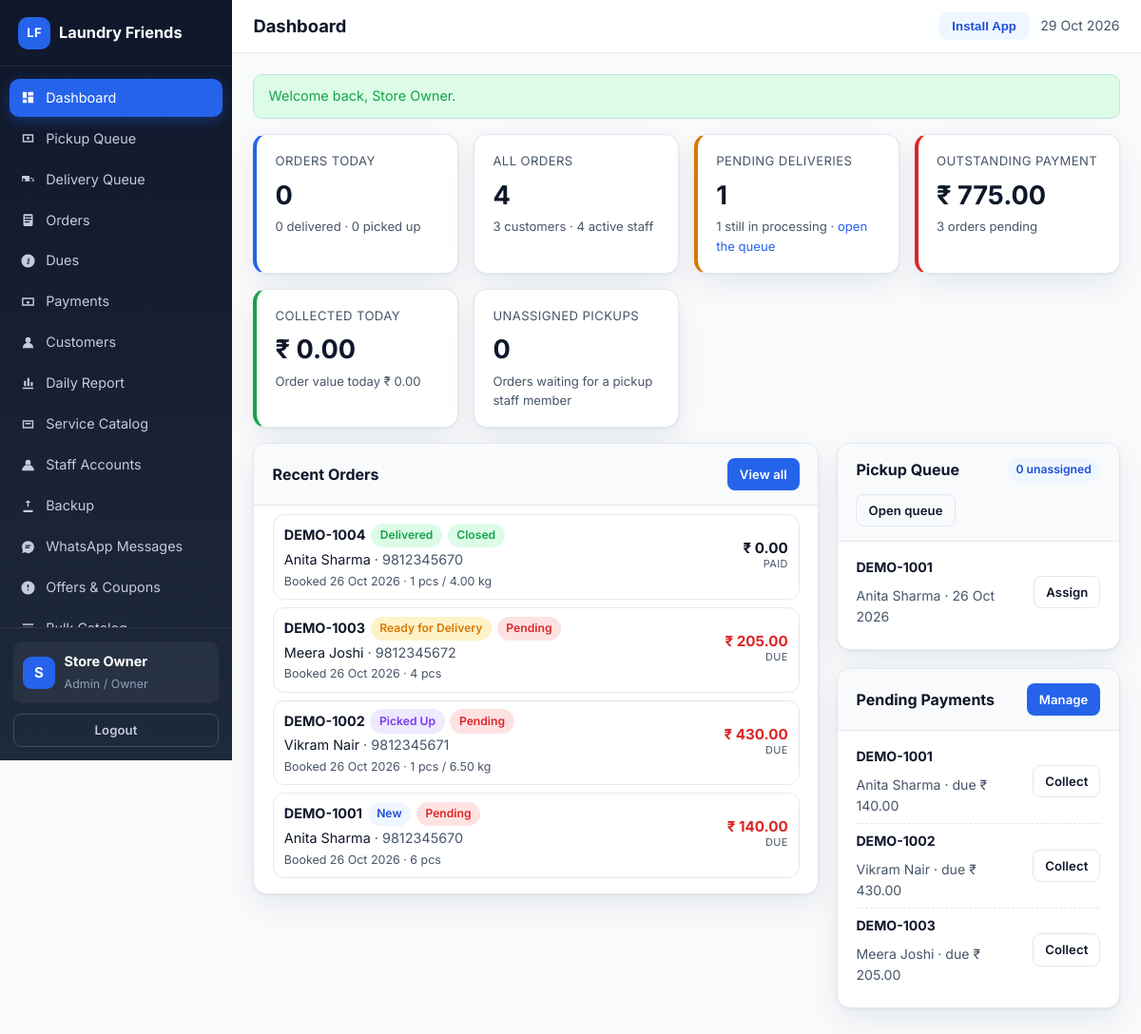
The app's page /admin/index.php (signed in) with its own data.
### tables this page shows
CREATE TABLE IF NOT EXISTS users (
  id INT UNSIGNED AUTO_INCREMENT PRIMARY KEY,
  role ENUM('super_admin','admin','staff','customer') NOT NULL DEFAULT 'customer',
  name VARCHAR(100) NOT NULL,
  email VARCHAR(150) NULL,
  phone VARCHAR(20) NULL,
  phone_key VARCHAR(20) NULL,
  password_hash VARCHAR(255) NOT NULL,
  is_active TINYINT(1) NOT NULL DEFAULT 1,
  must_change_password TINYINT(1) NOT NULL DEFAULT 0,
  last_login_at DATETIME NULL,
  created_by INT UNSIGNED NULL,
  created_at DATETIME NOT NULL DEFAULT CURRENT_TIMESTAMP,
  updated_at DATETIME NOT NULL DEFAULT CURRENT_TIMESTAMP ON UPDATE CURRENT_TIMESTAMP,
  UNIQUE KEY uq_users_email (email),
  UNIQUE KEY uq_users_phone_key (phone_key),
  KEY idx_users_role (role),
  KEY idx_users_active (is_active)
);

CREATE TABLE IF NOT EXISTS orders (
  id INT UNSIGNED AUTO_INCREMENT PRIMARY KEY,
  order_number VARCHAR(30) NOT NULL,
  customer_id INT UNSIGNED NOT NULL,
  source ENUM('customer','admin') NOT NULL DEFAULT 'admin',
  pricing_mode ENUM('per_item','per_kg') NOT NULL DEFAULT 'per_item',
  status ENUM('new','pickup_assigned','picked_up','processing','ready_for_delivery','out_for_delivery','delivered','cancelled') NOT NULL DEFAULT 'new',
  payment_status ENUM('pending','partial','paid') NOT NULL DEFAULT 'pending',
  order_date DATE NOT NULL,
  scheduled_pickup_date DATE NULL,
  scheduled_delivery_date DATE NULL,
  contact_name VARCHAR(100) NOT NULL,
  contact_phone VARCHAR(20) NOT NULL,
  delivery_address TEXT NOT NULL,
  pickup_latitude DECIMAL(10,7) NULL,
  pickup_longitude DECIMAL(10,7) NULL,
  pickup_place_id VARCHAR(255) NULL,
  pickup_staff_id INT UNSIGNED NULL,
  delivery_staff_id INT UNSIGNED NULL,
  pickup_assigned_at DATETIME NULL,
  delivery_assigned_at DATETIME NULL,
  pickup_completed_at DATETIME NULL,
  delivery_completed_at DATETIME NULL,
  subtotal DECIMAL(12,2) NOT NULL DEFAULT 0,
  discount_amount DECIMAL(12,2) NOT NULL DEFAULT 0,
  delivery_charge DECIMAL(12,2) NOT NULL DEFAULT 0,
  tax_amount DECIMAL(12,2) NOT NULL DEFAULT 0,
  total_amount DECIMAL(12,2) NOT NULL DEFAULT 0,
  paid_amount DECIMAL(12,2) NOT NULL DEFAULT 0,
  notes TEXT NULL,
  staff_notes TEXT NULL,
  created_by INT UNSIGNED NULL,
  created_at DATETIME NOT NULL DEFAULT CURRENT_TIMESTAMP,
  updated_at DATETIME NOT NULL DEFAULT CURRENT_TIMESTAMP ON UPDATE CURRENT_TIMESTAMP,
  UNIQUE KEY uq_orders_number (order_number),
  KEY idx_orders_customer (customer_id),
  KEY idx_orders_status (status),
  KEY idx_orders_pickup_staff (pickup_staff_id),
  KEY idx_orders_delivery_staff (delivery_staff_id),
  KEY idx_orders_payment (payment_status),
  KEY idx_orders_date (order_date)
);

### admin/index.php (the view, shortened to what the rows shown need)
<?php
require_once dirname(__DIR__) . '/includes/layout.php';
require_once dirname(__DIR__) . '/includes/orders.php';
require_once dirname(__DIR__) . '/includes/order-tiles.php';
$user = require_admin();
$recentOrders = db_all('SELECT * FROM orders ORDER BY id DESC LIMIT 8');
$pendingPayments = db_all(
    "SELECT o.*, c.name AS customer_name FROM orders o
     JOIN customers c ON c.id = o.customer_id
     WHERE o.payment_status <> 'paid' AND o.status <> 'cancelled'
     ORDER BY o.order_date ASC LIMIT 6"
);
$pickupQueue = db_all(
    "SELECT o.*, c.name AS customer_name FROM orders o
     JOIN customers c ON c.id = o.customer_id
     WHERE o.status IN ('new','pickup_assigned') ORDER BY o.scheduled_pickup_date ASC, o.id ASC LIMIT 6"
);
layout_start('Dashboard', 'app');
?>
<div class="detail-grid">
    <div>
        <div class="panel">
            <div class="panel-head">
                <h2>Recent Orders</h2>
            </div>
            <div class="panel-body tight">
                <?php if ($recentOrders === []): ?>
                    <div class="empty-state">No orders yet.</div>
                <?php else: ?>
                    <?php foreach ($recentOrders as $order): ?>
                        <?php
                        $recentNote = 'Booked ' . format_date((string) $order['order_date']) . ' · ' . order_items_summary((int) $order['id']);
                        order_tile($order, [
                            'note' => $recentNote,
                            'actions' => '<a class="btn btn-sm btn-ghost" href="' . e(url('admin/order-view.php?id=' . (int) $order['id'])) . '">Open</a>',
                        ]);
                        ?>
                    <?php endforeach; ?>
                <?php endif; ?>
            </div>
        </div>
    </div>
    <div>
        <div class="panel">
            <div class="panel-head">
                <h2>Pickup Queue</h2>
            </div>
            <div class="panel-body tight">
                <?php if ($pickupQueue === []): ?>
                    <div class="empty-state">No orders waiting for pickup.</div>
                <?php else: ?>
                    <?php foreach ($pickupQueue as $order): ?>
                        <div class="mini-row">
                            <div class="mini-row-main">
                                <strong><?= e($order['order_number']) ?></strong>
                                <span class="subtle"><?= e($order['contact_name']) ?> · <?= e(format_date((string) $order['scheduled_pickup_date'])) ?></span>
                            </div>
                            <div class="mini-row-side">
                                <a class="btn btn-sm btn-ghost" href="<?= e(url('admin/order-view.php?id=' . (int) $order['id'])) ?>">Assign</a>
                            </div>
                        </div>
                    <?php endforeach; ?>
                <?php endif; ?>
            </div>
        </div>
        <div class="panel">
            <div class="panel-head">
                <h2>Pending Payments</h2>
            </div>
            <div class="panel-body tight">
                <?php if ($pendingPayments === []): ?>
                    <div class="empty-state">All payments are settled.</div>
                <?php else: ?>
                    <?php foreach ($pendingPayments as $order): ?>
                        <div class="mini-row">
                            <div class="mini-row-main">
                                <strong><?= e($order['order_number']) ?></strong>
                                <span class="subtle"><?= e($order['contact_name']) ?> · due <?= e(money((float) $order['total_amount'] - (float) $order['paid_amount'])) ?></span>
                            </div>
                            <div class="mini-row-side">
                                <a class="btn btn-sm btn-ghost" href="<?= e(url('admin/payments.php?order=' . (int) $order['id'])) ?>">Collect</a>
                            </div>
                        </div>
                    <?php endforeach; ?>
                <?php endif; ?>
            </div>
        </div>
    </div>
</div>
<?php layout_end(); ?>

### includes/layout.php (shortened to what the rows shown need)
<?php
function layout_nav_items(): array
{
    $user = current_user();
    return [];
}
function layout_is_active(string $href): bool
{
    $self = basename($_SERVER['SCRIPT_NAME'] ?? '');
    $target = basename($href);
    if ($self === $target) {
        return true;
    }
    $selfDir = basename(dirname($_SERVER['SCRIPT_NAME'] ?? ''));
    $targetDir = basename(dirname($href));
    return $self === $target && $selfDir === $targetDir;
}
function layout_start(string $title, string $layout = 'app'): void
{
    $user = current_user();
    ?><!DOCTYPE html>
<html lang="en">
<head>
<link rel="stylesheet" href="<?= e(asset('assets/css/app.css')) ?>">
</head>
<body class="layout-<?= e($layout) ?>">
<?php if ($layout === 'public'): ?>
<header class="public-header">
    <div class="container nav-row">
        <a class="brand" href="<?= e(url('index.php')) ?>">
            <span class="brand-mark">LF</span>
            <span><?= e(APP_NAME) ?></span>
        </a>
        <nav class="public-nav">
            <a href="<?= e(url('index.php')) ?>#services">Services</a>
            <a href="<?= e(url('index.php')) ?>#how">How it works</a>
            <a href="<?= e(url('index.php')) ?>#contact">Contact</a>
            <button class="btn btn-soft btn-sm install-btn" type="button" data-install-app>Install App</button>
            <?php if ($user !== null): ?>
                <a class="btn btn-primary btn-sm" href="<?= e(url(home_for_role($user['role']))) ?>">Go to Dashboard</a>
                <a class="btn btn-ghost btn-sm" href="<?= e(url('logout.php')) ?>">Logout</a>
            <?php else: ?>
                <a class="btn btn-ghost btn-sm" href="<?= e(url('login.php')) ?>">Login</a>
                <a class="btn btn-primary btn-sm" href="<?= e(url('customer/schedule-pickup.php')) ?>">Schedule Pickup</a>
            <?php endif; ?>
        </nav>
    </div>
</header>
<?php elseif ($layout === 'app'): ?>
<div class="app-shell">
    <aside class="sidebar" id="sidebar">
        <div class="sidebar-brand">
            <a class="brand" href="<?= e(url('index.php')) ?>">
                <span class="brand-mark">LF</span>
                <span><?= e(APP_NAME) ?></span>
            </a>
        </div>
        <nav class="sidebar-nav">
            <?php foreach (layout_nav_items() as $item): ?>
                <a class="nav-link<?= layout_is_active($item['href']) ? ' active' : '' ?>" href="<?= e(url($item['href'])) ?>">
                    <svg viewBox="0 0 24 24" aria-hidden="true"><path d="<?= e($item['icon']) ?>"/></svg>
                    <span><?= e($item['label']) ?></span>
                </a>
            <?php endforeach; ?>
        </nav>
        <div class="sidebar-footer">
            <div class="user-chip">
                <div class="avatar"><?= e(strtoupper(mb_substr($user['name'] ?? 'U', 0, 1))) ?></div>
                <div>
                    <strong><?= e($user['name'] ?? 'Guest') ?></strong>
                    <small><?= e(role_label($user['role'] ?? '')) ?></small>
                </div>
            </div>
            <a class="btn btn-ghost btn-sm btn-block" href="<?= e(url('logout.php')) ?>">Logout</a>
        </div>
    </aside>
    <div class="app-main">
        <header class="app-topbar">
            <h1 class="page-title"><?= e($title) ?></h1>
            <div class="topbar-right">
                <button class="btn btn-sm btn-soft install-btn" type="button" data-install-app>Install App</button>
                <span class="today-label"><?= e(date('d M Y')) ?></span>
            </div>
        </header>
        <main class="app-content">
<?php endif; ?>
<?php
}
function layout_end(): void
{
    $layout = $GLOBALS['__layout'] ?? 'app';
    ?>
<?php if ($layout === 'app'): ?>
        </main>
    </div>
</div>
<?php elseif ($layout === 'customer'): ?>
</main>
<?php layout_bottom_nav(); ?>
<?php endif; ?>
</body>
</html>
<?php
}
function layout_bottom_nav(): void
{
    $user = current_user();
    if ($user === null || !in_array($user['role'], array_merge(staff_roles(), ['customer']), true)) {
        return;
    }
    ?>
    <?php
}

### includes/order-tiles.php (shortened to what the rows shown need)
<?php
function order_tile(array $order, array $options = []): void
{
    $orderId = (int) $order['id'];
    $total = (float) ($order['total_amount'] ?? 0);
    $paid = (float) ($order['paid_amount'] ?? 0);
    $due = max(0.0, $total - $paid);
    $paidUp = (string) ($order['payment_status'] ?? '') === 'paid';
    $closed = order_is_closed($order);
    $status = (string) ($order['status'] ?? '');
    $note = (string) ($options['note'] ?? '');
    $oldDues = $options['old_dues'] ?? null;
    ?>
    <article class="tile<?= $oldDues !== null && (float) $oldDues > 0 ? ' tile-has-dues' : '' ?>">
        <details class="tile-fold"<?= !empty($options['open']) ? ' open' : '' ?>>
            <summary class="tile-head">
                <div class="tile-main">
                    <div class="tile-line">
                        <strong class="tile-id"><?= e((string) ($order['order_number'] ?? ('#' . $orderId))) ?></strong>
                        <span class="badge <?= e(status_badge($status)) ?>"><?= e(order_status_label($status)) ?></span>
                        <?php if (!$paidUp): ?>
                            <span class="badge <?= e(status_badge((string) ($order['payment_status'] ?? 'pending'))) ?>"><?= e(payment_status_label((string) ($order['payment_status'] ?? 'pending'))) ?></span>
                        <?php endif; ?>
                        <?php if ($closed): ?>
                            <span class="badge badge-success" title="Delivered and fully paid - no more items can be added">Closed</span>
                        <?php endif; ?>
                    </div>
                    <div class="tile-cust">
                        <?= e((string) ($order['contact_name'] ?? '')) ?>
                        <?php if (!empty($order['contact_phone'])): ?>
                            <span class="subtle"> &middot; <?= e((string) $order['contact_phone']) ?></span>
                        <?php endif; ?>
                    </div>
                    <?php if ($note !== ''): ?>
                        <div class="tile-note"><?= e($note) ?></div>
                    <?php endif; ?>
                </div>
                <div class="tile-side">
                    <strong class="tile-money<?= $due > 0 ? ' is-due' : '' ?>"><?= e(money($due)) ?></strong>
                    <span class="tile-money-label"><?= $due > 0 ? 'due' : ($paidUp ? 'paid' : 'balance') ?></span>
                </div>
            </summary>
        </details>
    </article>
    <?php
}
    ?>

### records on screen
users: name "S", name "Store Owner", role "Admin / Owner"
orders: order_number "DEMO-1004", status "Delivered", payment_status "Closed", contact_name "Anita Sharma", contact_phone "9812345670", note "Booked 26 Oct 2026 · 1 pcs / 4.00 kg", money($due) "₹ 0.00"
orders: order_number "DEMO-1003", status "Ready for Delivery", payment_status "Pending", contact_name "Meera Joshi", contact_phone "9812345672", note "Booked 26 Oct 2026 · 4 pcs", money($due) "₹ 205.00", shows "DUE", money((float) $order['total_amount'] - (float) $order['paid_amount']) "₹ 205.00"
orders: order_number "DEMO-1002", status "Picked Up", payment_status "Pending", contact_name "Vikram Nair", contact_phone "9812345671", note "Booked 26 Oct 2026 · 1 pcs / 6.50 kg", money($due) "₹ 430.00", shows "DUE", money((float) $order['total_amount'] - (float) $order['paid_amount']) "₹ 430.00"
orders: order_number "DEMO-1001", status "New", payment_status "Pending", contact_name "Anita Sharma", contact_phone "9812345670", note "Booked 26 Oct 2026 · 6 pcs", money($due) "₹ 140.00", shows "DUE", scheduled_pickup_date "26 Oct 2026", money((float) $order['total_amount'] - (float) $order['paid_amount']) "₹ 140.00"

### other values on screen
APP_NAME "Laundry Friends"
$item['label'] "Dashboard"
$item['label'] "Pickup Queue"
$item['label'] "Delivery Queue"
$item['label'] "Orders"
$item['label'] "Dues"
$item['label'] "Payments"
$item['label'] "Customers"
$item['label'] "Daily Report"
$item['label'] "Service Catalog"
$item['label'] "Staff Accounts"
$item['label'] "Backup"
$item['label'] "WhatsApp Messages"
$item['label'] "Offers & Coupons"
$title "Dashboard"
